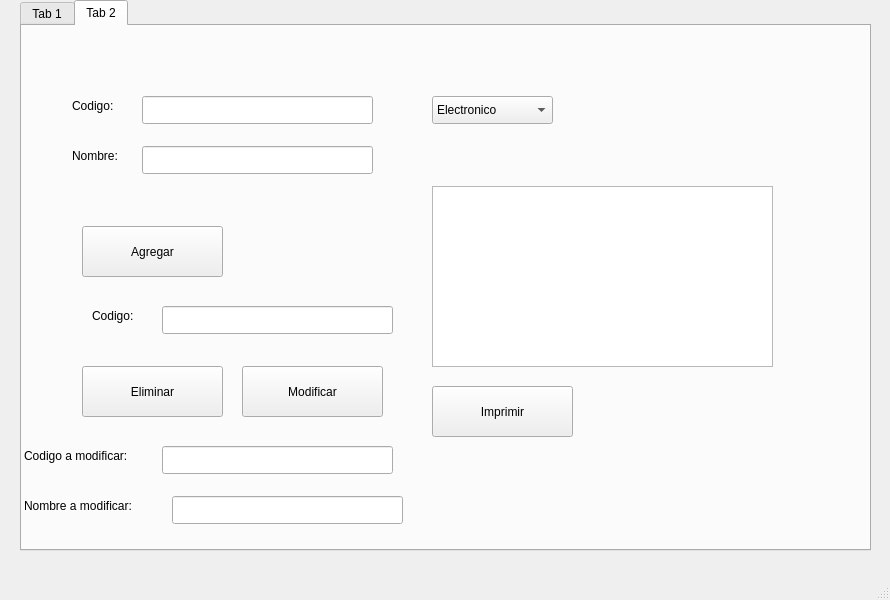
<?xml version="1.0" encoding="UTF-8"?>
<ui version="4.0">
 <class>MainWindow</class>
 <widget class="QMainWindow" name="MainWindow">
  <property name="geometry">
   <rect>
    <x>0</x>
    <y>0</y>
    <width>890</width>
    <height>600</height>
   </rect>
  </property>
  <property name="windowTitle">
   <string>MainWindow</string>
  </property>
  <widget class="QWidget" name="centralwidget">
   <widget class="QTabWidget" name="tabWidget">
    <property name="geometry">
     <rect>
      <x>20</x>
      <y>0</y>
      <width>851</width>
      <height>551</height>
     </rect>
    </property>
    <property name="currentIndex">
     <number>1</number>
    </property>
    <widget class="QWidget" name="tab">
     <attribute name="title">
      <string>Tab 1</string>
     </attribute>
     <widget class="QLineEdit" name="nombreLine">
      <property name="geometry">
       <rect>
        <x>80</x>
        <y>50</y>
        <width>231</width>
        <height>28</height>
       </rect>
      </property>
     </widget>
     <widget class="QLineEdit" name="fechaLine">
      <property name="geometry">
       <rect>
        <x>80</x>
        <y>100</y>
        <width>231</width>
        <height>28</height>
       </rect>
      </property>
     </widget>
     <widget class="QLineEdit" name="descripcionLine">
      <property name="geometry">
       <rect>
        <x>110</x>
        <y>150</y>
        <width>231</width>
        <height>28</height>
       </rect>
      </property>
     </widget>
     <widget class="QLabel" name="label">
      <property name="geometry">
       <rect>
        <x>10</x>
        <y>50</y>
        <width>63</width>
        <height>20</height>
       </rect>
      </property>
      <property name="text">
       <string>Nombe:</string>
      </property>
     </widget>
     <widget class="QLabel" name="label_2">
      <property name="geometry">
       <rect>
        <x>10</x>
        <y>100</y>
        <width>63</width>
        <height>20</height>
       </rect>
      </property>
      <property name="text">
       <string>Fecha:</string>
      </property>
     </widget>
     <widget class="QLabel" name="label_3">
      <property name="geometry">
       <rect>
        <x>10</x>
        <y>150</y>
        <width>91</width>
        <height>20</height>
       </rect>
      </property>
      <property name="text">
       <string>Deascripcion:</string>
      </property>
     </widget>
     <widget class="QPushButton" name="tarea_Diaria">
      <property name="geometry">
       <rect>
        <x>30</x>
        <y>240</y>
        <width>141</width>
        <height>51</height>
       </rect>
      </property>
      <property name="text">
       <string>Tarea diaria</string>
      </property>
     </widget>
     <widget class="QPushButton" name="tarea_Semanal">
      <property name="geometry">
       <rect>
        <x>230</x>
        <y>240</y>
        <width>141</width>
        <height>51</height>
       </rect>
      </property>
      <property name="text">
       <string>Tarea Semanal</string>
      </property>
     </widget>
     <widget class="QPushButton" name="imprimir">
      <property name="geometry">
       <rect>
        <x>510</x>
        <y>40</y>
        <width>141</width>
        <height>51</height>
       </rect>
      </property>
      <property name="text">
       <string>Imprimir</string>
      </property>
     </widget>
     <widget class="QTextEdit" name="textEdit">
      <property name="geometry">
       <rect>
        <x>420</x>
        <y>130</y>
        <width>341</width>
        <height>181</height>
       </rect>
      </property>
     </widget>
    </widget>
    <widget class="QWidget" name="tab_2">
     <attribute name="title">
      <string>Tab 2</string>
     </attribute>
     <widget class="QLabel" name="label_4">
      <property name="geometry">
       <rect>
        <x>50</x>
        <y>70</y>
        <width>63</width>
        <height>20</height>
       </rect>
      </property>
      <property name="text">
       <string>Codigo:</string>
      </property>
     </widget>
     <widget class="QLabel" name="label_5">
      <property name="geometry">
       <rect>
        <x>50</x>
        <y>120</y>
        <width>63</width>
        <height>20</height>
       </rect>
      </property>
      <property name="text">
       <string>Nombre:</string>
      </property>
     </widget>
     <widget class="QLineEdit" name="codigoLine">
      <property name="geometry">
       <rect>
        <x>120</x>
        <y>70</y>
        <width>231</width>
        <height>28</height>
       </rect>
      </property>
     </widget>
     <widget class="QLineEdit" name="nombreLine_2">
      <property name="geometry">
       <rect>
        <x>120</x>
        <y>120</y>
        <width>231</width>
        <height>28</height>
       </rect>
      </property>
     </widget>
     <widget class="QPushButton" name="agregar">
      <property name="geometry">
       <rect>
        <x>60</x>
        <y>200</y>
        <width>141</width>
        <height>51</height>
       </rect>
      </property>
      <property name="text">
       <string>Agregar</string>
      </property>
     </widget>
     <widget class="QPushButton" name="eliminar">
      <property name="geometry">
       <rect>
        <x>60</x>
        <y>340</y>
        <width>141</width>
        <height>51</height>
       </rect>
      </property>
      <property name="text">
       <string>Eliminar</string>
      </property>
     </widget>
     <widget class="QPushButton" name="imprimir_2">
      <property name="geometry">
       <rect>
        <x>410</x>
        <y>360</y>
        <width>141</width>
        <height>51</height>
       </rect>
      </property>
      <property name="text">
       <string>Imprimir</string>
      </property>
     </widget>
     <widget class="QLineEdit" name="codigoLine_2">
      <property name="geometry">
       <rect>
        <x>140</x>
        <y>280</y>
        <width>231</width>
        <height>28</height>
       </rect>
      </property>
     </widget>
     <widget class="QLabel" name="label_6">
      <property name="geometry">
       <rect>
        <x>70</x>
        <y>280</y>
        <width>63</width>
        <height>20</height>
       </rect>
      </property>
      <property name="text">
       <string>Codigo:</string>
      </property>
     </widget>
     <widget class="QTextEdit" name="textEdit_2">
      <property name="geometry">
       <rect>
        <x>410</x>
        <y>160</y>
        <width>341</width>
        <height>181</height>
       </rect>
      </property>
     </widget>
     <widget class="QComboBox" name="comboBox">
      <property name="geometry">
       <rect>
        <x>410</x>
        <y>70</y>
        <width>121</width>
        <height>28</height>
       </rect>
      </property>
      <item>
       <property name="text">
        <string>Electronico</string>
       </property>
      </item>
      <item>
       <property name="text">
        <string>Alimento</string>
       </property>
      </item>
      <item>
       <property name="text">
        <string>Ropa</string>
       </property>
      </item>
     </widget>
     <widget class="QPushButton" name="modificar">
      <property name="geometry">
       <rect>
        <x>220</x>
        <y>340</y>
        <width>141</width>
        <height>51</height>
       </rect>
      </property>
      <property name="text">
       <string>Modificar</string>
      </property>
     </widget>
     <widget class="QLineEdit" name="modificarCodigo">
      <property name="geometry">
       <rect>
        <x>140</x>
        <y>420</y>
        <width>231</width>
        <height>28</height>
       </rect>
      </property>
     </widget>
     <widget class="QLineEdit" name="modificarNombre">
      <property name="geometry">
       <rect>
        <x>150</x>
        <y>470</y>
        <width>231</width>
        <height>28</height>
       </rect>
      </property>
     </widget>
     <widget class="QLabel" name="label_7">
      <property name="geometry">
       <rect>
        <x>2</x>
        <y>420</y>
        <width>131</width>
        <height>20</height>
       </rect>
      </property>
      <property name="text">
       <string>Codigo a modificar:</string>
      </property>
     </widget>
     <widget class="QLabel" name="label_8">
      <property name="geometry">
       <rect>
        <x>2</x>
        <y>470</y>
        <width>141</width>
        <height>20</height>
       </rect>
      </property>
      <property name="text">
       <string>Nombre a modificar:</string>
      </property>
     </widget>
    </widget>
   </widget>
  </widget>
  <widget class="QMenuBar" name="menubar">
   <property name="geometry">
    <rect>
     <x>0</x>
     <y>0</y>
     <width>890</width>
     <height>25</height>
    </rect>
   </property>
  </widget>
  <widget class="QStatusBar" name="statusbar"/>
 </widget>
 <resources/>
 <connections/>
</ui>
